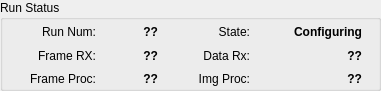
       <widget class="QGroupBox" name="runGroupBox">
        <property name="enabled">
         <bool>true</bool>
        </property>
        <property name="geometry">
         <rect>
          <x>390</x>
          <y>10</y>
          <width>381</width>
          <height>91</height>
         </rect>
        </property>
        <property name="title">
         <string>Run Status</string>
        </property>
        <widget class="QWidget" name="gridLayoutWidget_5">
         <property name="geometry">
          <rect>
           <x>0</x>
           <y>20</y>
           <width>381</width>
           <height>71</height>
          </rect>
         </property>
         <layout class="QGridLayout" name="gridLayout_6">
          <property name="verticalSpacing">
           <number>0</number>
          </property>
          <item row="0" column="1">
           <widget class="QLabel" name="run_number">
            <property name="sizePolicy">
             <sizepolicy hsizetype="Fixed" vsizetype="Preferred">
              <horstretch>0</horstretch>
              <verstretch>0</verstretch>
             </sizepolicy>
            </property>
            <property name="minimumSize">
             <size>
              <width>0</width>
              <height>0</height>
             </size>
            </property>
            <property name="maximumSize">
             <size>
              <width>40</width>
              <height>16777215</height>
             </size>
            </property>
            <property name="font">
             <font>
              <weight>75</weight>
              <bold>true</bold>
             </font>
            </property>
            <property name="text">
             <string>??</string>
            </property>
            <property name="alignment">
             <set>Qt::AlignRight|Qt::AlignTrailing|Qt::AlignVCenter</set>
            </property>
           </widget>
          </item>
          <item row="1" column="0">
           <widget class="QLabel" name="label_72">
            <property name="text">
             <string>Frame RX:</string>
            </property>
            <property name="alignment">
             <set>Qt::AlignRight|Qt::AlignTrailing|Qt::AlignVCenter</set>
            </property>
           </widget>
          </item>
          <item row="0" column="3">
           <widget class="QLabel" name="runState">
            <property name="sizePolicy">
             <sizepolicy hsizetype="Fixed" vsizetype="Preferred">
              <horstretch>0</horstretch>
              <verstretch>0</verstretch>
             </sizepolicy>
            </property>
            <property name="minimumSize">
             <size>
              <width>80</width>
              <height>0</height>
             </size>
            </property>
            <property name="maximumSize">
             <size>
              <width>90</width>
              <height>16777215</height>
             </size>
            </property>
            <property name="font">
             <font>
              <weight>75</weight>
              <bold>true</bold>
             </font>
            </property>
            <property name="text">
             <string>Configuring</string>
            </property>
            <property name="alignment">
             <set>Qt::AlignRight|Qt::AlignTrailing|Qt::AlignVCenter</set>
            </property>
           </widget>
          </item>
          <item row="1" column="1">
           <widget class="QLabel" name="frameRx">
            <property name="sizePolicy">
             <sizepolicy hsizetype="Fixed" vsizetype="Preferred">
              <horstretch>0</horstretch>
              <verstretch>0</verstretch>
             </sizepolicy>
            </property>
            <property name="maximumSize">
             <size>
              <width>40</width>
              <height>16777215</height>
             </size>
            </property>
            <property name="font">
             <font>
              <weight>75</weight>
              <bold>true</bold>
             </font>
            </property>
            <property name="text">
             <string>??</string>
            </property>
            <property name="alignment">
             <set>Qt::AlignRight|Qt::AlignTrailing|Qt::AlignVCenter</set>
            </property>
            <property name="indent">
             <number>-1</number>
            </property>
           </widget>
          </item>
          <item row="0" column="2">
           <widget class="QLabel" name="label_26">
            <property name="sizePolicy">
             <sizepolicy hsizetype="Fixed" vsizetype="Preferred">
              <horstretch>0</horstretch>
              <verstretch>0</verstretch>
             </sizepolicy>
            </property>
            <property name="minimumSize">
             <size>
              <width>0</width>
              <height>0</height>
             </size>
            </property>
            <property name="maximumSize">
             <size>
              <width>70</width>
              <height>16777215</height>
             </size>
            </property>
            <property name="text">
             <string>State:</string>
            </property>
            <property name="alignment">
             <set>Qt::AlignRight|Qt::AlignTrailing|Qt::AlignVCenter</set>
            </property>
           </widget>
          </item>
          <item row="2" column="3">
           <widget class="QLabel" name="imageProc">
            <property name="maximumSize">
             <size>
              <width>90</width>
              <height>16777215</height>
             </size>
            </property>
            <property name="font">
             <font>
              <weight>75</weight>
              <bold>true</bold>
             </font>
            </property>
            <property name="text">
             <string>??</string>
            </property>
            <property name="alignment">
             <set>Qt::AlignRight|Qt::AlignTrailing|Qt::AlignVCenter</set>
            </property>
            <property name="indent">
             <number>-1</number>
            </property>
           </widget>
          </item>
          <item row="2" column="2">
           <widget class="QLabel" name="label_76">
            <property name="maximumSize">
             <size>
              <width>70</width>
              <height>16777215</height>
             </size>
            </property>
            <property name="text">
             <string>Img Proc:</string>
            </property>
            <property name="alignment">
             <set>Qt::AlignRight|Qt::AlignTrailing|Qt::AlignVCenter</set>
            </property>
           </widget>
          </item>
          <item row="2" column="0">
           <widget class="QLabel" name="label_73">
            <property name="text">
             <string>Frame Proc:</string>
            </property>
            <property name="alignment">
             <set>Qt::AlignRight|Qt::AlignTrailing|Qt::AlignVCenter</set>
            </property>
           </widget>
          </item>
          <item row="2" column="1">
           <widget class="QLabel" name="frameProc">
            <property name="sizePolicy">
             <sizepolicy hsizetype="Fixed" vsizetype="Preferred">
              <horstretch>0</horstretch>
              <verstretch>0</verstretch>
             </sizepolicy>
            </property>
            <property name="maximumSize">
             <size>
              <width>40</width>
              <height>16777215</height>
             </size>
            </property>
            <property name="font">
             <font>
              <weight>75</weight>
              <bold>true</bold>
             </font>
            </property>
            <property name="text">
             <string>??</string>
            </property>
            <property name="alignment">
             <set>Qt::AlignRight|Qt::AlignTrailing|Qt::AlignVCenter</set>
            </property>
            <property name="indent">
             <number>-1</number>
            </property>
           </widget>
          </item>
          <item row="1" column="3">
           <widget class="QLabel" name="dataRx">
            <property name="maximumSize">
             <size>
              <width>90</width>
              <height>16777215</height>
             </size>
            </property>
            <property name="font">
             <font>
              <weight>75</weight>
              <bold>true</bold>
             </font>
            </property>
            <property name="text">
             <string>??</string>
            </property>
            <property name="alignment">
             <set>Qt::AlignRight|Qt::AlignTrailing|Qt::AlignVCenter</set>
            </property>
            <property name="indent">
             <number>-1</number>
            </property>
           </widget>
          </item>
          <item row="1" column="2">
           <widget class="QLabel" name="label_75">
            <property name="maximumSize">
             <size>
              <width>70</width>
              <height>16777215</height>
             </size>
            </property>
            <property name="text">
             <string>Data Rx:</string>
            </property>
            <property name="alignment">
             <set>Qt::AlignRight|Qt::AlignTrailing|Qt::AlignVCenter</set>
            </property>
           </widget>
          </item>
          <item row="0" column="0">
           <widget class="QLabel" name="label_28">
            <property name="sizePolicy">
             <sizepolicy hsizetype="Fixed" vsizetype="Preferred">
              <horstretch>0</horstretch>
              <verstretch>0</verstretch>
             </sizepolicy>
            </property>
            <property name="minimumSize">
             <size>
              <width>80</width>
              <height>0</height>
             </size>
            </property>
            <property name="maximumSize">
             <size>
              <width>80</width>
              <height>16777215</height>
             </size>
            </property>
            <property name="text">
             <string>Run Num:</string>
            </property>
            <property name="alignment">
             <set>Qt::AlignRight|Qt::AlignTrailing|Qt::AlignVCenter</set>
            </property>
           </widget>
          </item>
         </layout>
        </widget>
       </widget>
